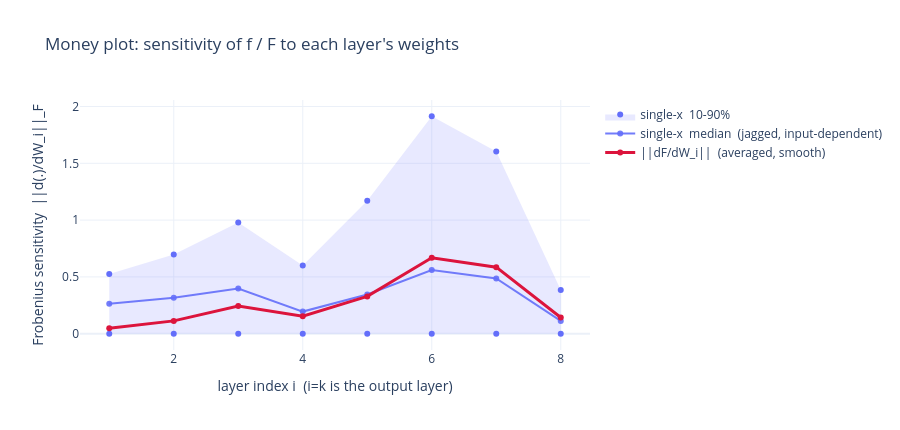

The notebook cell this image was saved under:
### Code cell
lo = torch.quantile(sens_f, 0.1, dim=0).numpy()
hi = torch.quantile(sens_f, 0.9, dim=0).numpy()
med = sens_f.median(0).values.numpy()

fig = go.Figure()
fig.add_trace(go.Scatter(x=np.r_[layers, layers[::-1]], y=np.r_[hi, lo[::-1]],
                         fill="toself", fillcolor="rgba(99,110,250,0.15)",
                         line=dict(width=0), name="single-x  10-90%", hoverinfo="skip"))
fig.add_trace(go.Scatter(x=layers, y=med, mode="lines+markers",
                         line=dict(color="rgba(99,110,250,0.9)"),
                         name="single-x  median  (jagged, input-dependent)"))
fig.add_trace(go.Scatter(x=layers, y=sens_F.numpy(), mode="lines+markers",
                         line=dict(color="crimson", width=3),
                         name="||dF/dW_i||  (averaged, smooth)"))
fig.update_layout(title="Money plot: sensitivity of f / F to each layer's weights",
                  xaxis_title="layer index i  (i=k is the output layer)",
                  yaxis_title="Frobenius sensitivity  ||d(.)/dW_i||_F",
                  template="plotly_white", height=430)
fig.show()

### Figure 1 — Plotly figure (JSON) as saved in the notebook; plotly's stock layout.template omitted (floating-point values rounded to 4 significant figures)
{"data": [{"fill": "toself", "fillcolor": "rgba(99,110,250,0.15)", "hoverinfo": "skip", "line": {"width": 0}, "name": "single-x  10-90%", "type": "scatter", "x": [1, 2, 3, 4, 5, 6, 7, 8, 8, 7, 6, 5, 4, 3, 2, 1], "y": [0.5266, 0.6972, 0.978, 0.6009, 1.171, 1.914, 1.604, 0.3848, 0.0, 0.0, 0.0, 0.0, 0.0, 0.0, 0.0, 0.0]}, {"line": {"color": "rgba(99,110,250,0.9)"}, "mode": "lines+markers", "name": "single-x  median  (jagged, input-dependent)", "type": "scatter", "x": [1, 2, 3, 4, 5, 6, 7, 8], "y": [0.2643, 0.3168, 0.3984, 0.1951, 0.3453, 0.5603, 0.4863, 0.1128]}, {"line": {"color": "crimson", "width": 3}, "mode": "lines+markers", "name": "||dF/dW_i||  (averaged, smooth)", "type": "scatter", "x": [1, 2, 3, 4, 5, 6, 7, 8], "y": [0.04929, 0.1131, 0.2436, 0.1546, 0.3287, 0.669, 0.5858, 0.1431]}], "layout": {"height": 430, "title": {"text": "Money plot: sensitivity of f / F to each layer's weights"}, "xaxis": {"title": {"text": "layer index i  (i=k is the output layer)"}}, "yaxis": {"title": {"text": "Frobenius sensitivity  ||d(.)/dW_i||_F"}}}}
